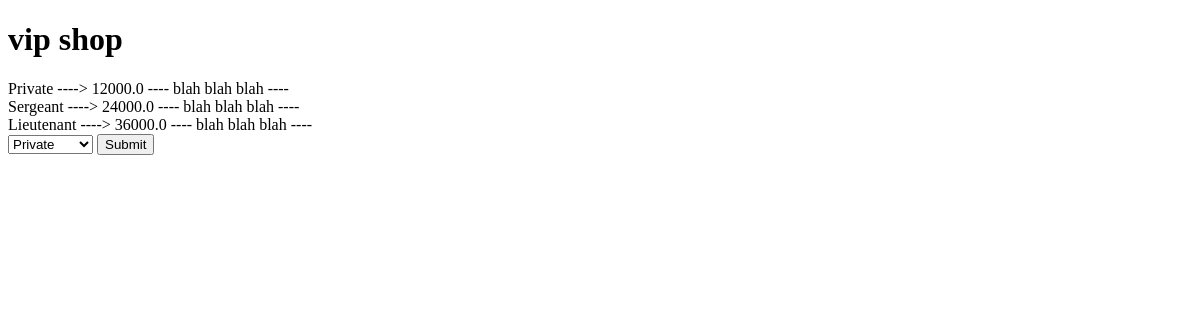
The app's page /vipshop/ (signed in), older data.
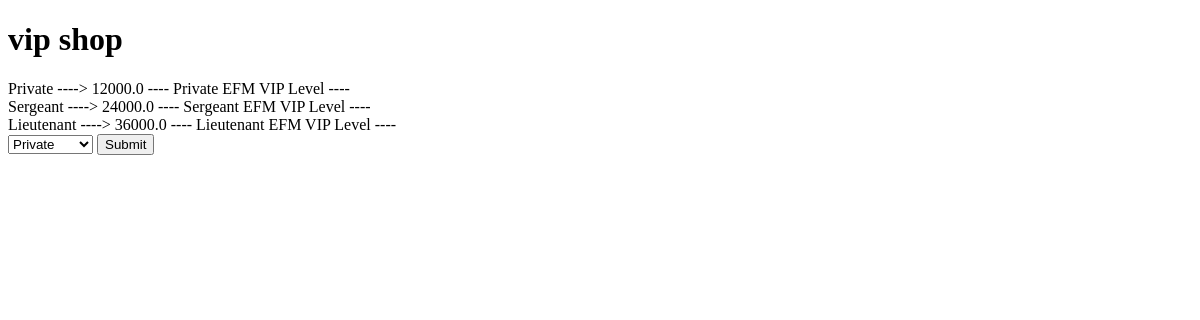
The same page, newer data.
### user/models.py (models this page shows, shortened)
class Vip(models.Model):
    vip_name = models.CharField(max_length=100)
    vip_description = models.CharField(max_length=300)
    vip_price = models.FloatField()

### user/views.py (the view, shortened to what this page needs)
# urls.py: path('vipshop/', vip_shop, name='vipshop'),
@login_required
def vip_shop(request):
    vip_all = Vip.objects.all()
    user = request.user
    return render(request, 'shop.html', {'vip_all': vip_all})

### templates/shop.html (shortened to what this page needs)
<!DOCTYPE html>
<html lang="en">
<head>
</head>
<body>
<h1>vip shop</h1>
{% for vip in vip_all %}
    {{ vip.vip_name }} ----> {{ vip.vip_price }}
        ---- {{ vip.vip_description }} ----
    <br>
{% endfor %}
<form method="POST">
    <select title="Vip mode" name="vipse" id="vipse">
        <option value="Private">Private</option>
    </select>
    <input type="submit" value="Submit">
</form>
</body>
</html>

Row changes from the older to the newer data that the page shows:
changed Vip "Private": vip_description "blah blah blah" → "Private EFM VIP Level"
changed Vip "Sergeant": vip_description "blah blah blah" → "Sergeant EFM VIP Level"
changed Vip "Lieutenant": vip_description "blah blah blah" → "Lieutenant EFM VIP Level"
